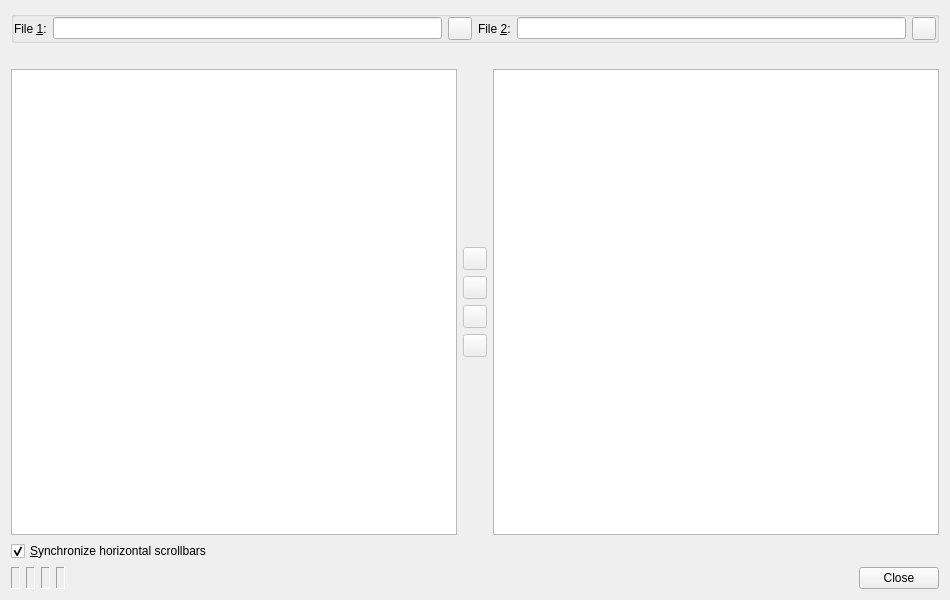
<?xml version="1.0" encoding="UTF-8"?>
<ui version="4.0">
 <class>CompareDialog</class>
 <widget class="QWidget" name="CompareDialog">
  <property name="geometry">
   <rect>
    <x>0</x>
    <y>0</y>
    <width>950</width>
    <height>600</height>
   </rect>
  </property>
  <property name="windowTitle">
   <string>File Comparison</string>
  </property>
  <layout class="QVBoxLayout" name="verticalLayout">
   <item>
    <widget class="QGroupBox" name="filesGroup">
     <property name="title">
      <string/>
     </property>
     <property name="flat">
      <bool>true</bool>
     </property>
     <layout class="QHBoxLayout" name="horizontalLayout_3">
      <property name="leftMargin">
       <number>0</number>
      </property>
      <property name="topMargin">
       <number>0</number>
      </property>
      <property name="rightMargin">
       <number>0</number>
      </property>
      <property name="bottomMargin">
       <number>0</number>
      </property>
      <item>
       <widget class="QLabel" name="textLabel1">
        <property name="text">
         <string>File &amp;1:</string>
        </property>
        <property name="buddy">
         <cstring>file1Edit</cstring>
        </property>
       </widget>
      </item>
      <item>
       <widget class="QLineEdit" name="file1Edit">
        <property name="toolTip">
         <string>Enter the name of the first file</string>
        </property>
       </widget>
      </item>
      <item>
       <widget class="QToolButton" name="file1Button">
        <property name="toolTip">
         <string>Press to select the file via a file selection dialog</string>
        </property>
       </widget>
      </item>
      <item>
       <widget class="QLabel" name="textLabel2">
        <property name="text">
         <string>File &amp;2:</string>
        </property>
        <property name="buddy">
         <cstring>file1Edit</cstring>
        </property>
       </widget>
      </item>
      <item>
       <widget class="QLineEdit" name="file2Edit">
        <property name="toolTip">
         <string>Enter the name of the second file</string>
        </property>
       </widget>
      </item>
      <item>
       <widget class="QToolButton" name="file2Button">
        <property name="toolTip">
         <string>Press to select the file via a file selection dialog</string>
        </property>
       </widget>
      </item>
     </layout>
    </widget>
   </item>
   <item>
    <layout class="QGridLayout" name="gridLayout">
     <item row="0" column="0">
      <widget class="QLabel" name="file1Label">
       <property name="text">
        <string/>
       </property>
       <property name="wordWrap">
        <bool>true</bool>
       </property>
      </widget>
     </item>
     <item row="0" column="2">
      <widget class="QLabel" name="file2Label">
       <property name="text">
        <string/>
       </property>
       <property name="wordWrap">
        <bool>true</bool>
       </property>
      </widget>
     </item>
     <item row="1" column="0">
      <widget class="QTextEdit" name="contents_1">
       <property name="focusPolicy">
        <enum>Qt::NoFocus</enum>
       </property>
       <property name="lineWrapMode">
        <enum>QTextEdit::NoWrap</enum>
       </property>
       <property name="readOnly">
        <bool>true</bool>
       </property>
       <property name="tabStopWidth">
        <number>8</number>
       </property>
       <property name="acceptRichText">
        <bool>false</bool>
       </property>
      </widget>
     </item>
     <item row="1" column="1">
      <layout class="QVBoxLayout">
       <item>
        <spacer>
         <property name="orientation">
          <enum>Qt::Vertical</enum>
         </property>
         <property name="sizeHint" stdset="0">
          <size>
           <width>20</width>
           <height>101</height>
          </size>
         </property>
        </spacer>
       </item>
       <item>
        <widget class="QToolButton" name="firstButton">
         <property name="enabled">
          <bool>false</bool>
         </property>
         <property name="toolTip">
          <string>Press to move to the first difference</string>
         </property>
        </widget>
       </item>
       <item>
        <widget class="QToolButton" name="upButton">
         <property name="enabled">
          <bool>false</bool>
         </property>
         <property name="toolTip">
          <string>Press to move to the previous difference</string>
         </property>
        </widget>
       </item>
       <item>
        <widget class="QToolButton" name="downButton">
         <property name="enabled">
          <bool>false</bool>
         </property>
         <property name="toolTip">
          <string>Press to move to the next difference</string>
         </property>
        </widget>
       </item>
       <item>
        <widget class="QToolButton" name="lastButton">
         <property name="enabled">
          <bool>false</bool>
         </property>
         <property name="toolTip">
          <string>Press to move to the last difference</string>
         </property>
        </widget>
       </item>
       <item>
        <spacer>
         <property name="orientation">
          <enum>Qt::Vertical</enum>
         </property>
         <property name="sizeHint" stdset="0">
          <size>
           <width>20</width>
           <height>101</height>
          </size>
         </property>
        </spacer>
       </item>
      </layout>
     </item>
     <item row="1" column="2">
      <widget class="QTextEdit" name="contents_2">
       <property name="focusPolicy">
        <enum>Qt::NoFocus</enum>
       </property>
       <property name="lineWrapMode">
        <enum>QTextEdit::NoWrap</enum>
       </property>
       <property name="readOnly">
        <bool>true</bool>
       </property>
       <property name="tabStopWidth">
        <number>8</number>
       </property>
       <property name="acceptRichText">
        <bool>false</bool>
       </property>
      </widget>
     </item>
    </layout>
   </item>
   <item>
    <widget class="QCheckBox" name="synchronizeCheckBox">
     <property name="toolTip">
      <string>Select, if the horizontal scrollbars should be synchronized</string>
     </property>
     <property name="text">
      <string>&amp;Synchronize horizontal scrollbars</string>
     </property>
     <property name="shortcut">
      <string>Alt+S</string>
     </property>
     <property name="checked">
      <bool>true</bool>
     </property>
    </widget>
   </item>
   <item>
    <layout class="QHBoxLayout" name="horizontalLayout">
     <item>
      <widget class="QLabel" name="totalLabel">
       <property name="frameShape">
        <enum>QFrame::Panel</enum>
       </property>
       <property name="frameShadow">
        <enum>QFrame::Sunken</enum>
       </property>
      </widget>
     </item>
     <item>
      <widget class="QLabel" name="changedLabel">
       <property name="frameShape">
        <enum>QFrame::Panel</enum>
       </property>
       <property name="frameShadow">
        <enum>QFrame::Sunken</enum>
       </property>
      </widget>
     </item>
     <item>
      <widget class="QLabel" name="addedLabel">
       <property name="frameShape">
        <enum>QFrame::Panel</enum>
       </property>
       <property name="frameShadow">
        <enum>QFrame::Sunken</enum>
       </property>
      </widget>
     </item>
     <item>
      <widget class="QLabel" name="deletedLabel">
       <property name="frameShape">
        <enum>QFrame::Panel</enum>
       </property>
       <property name="frameShadow">
        <enum>QFrame::Sunken</enum>
       </property>
      </widget>
     </item>
     <item>
      <widget class="QDialogButtonBox" name="buttonBox">
       <property name="orientation">
        <enum>Qt::Horizontal</enum>
       </property>
       <property name="standardButtons">
        <set>QDialogButtonBox::Close</set>
       </property>
      </widget>
     </item>
    </layout>
   </item>
  </layout>
 </widget>
 <tabstops>
  <tabstop>file1Edit</tabstop>
  <tabstop>file1Button</tabstop>
  <tabstop>file2Edit</tabstop>
  <tabstop>file2Button</tabstop>
  <tabstop>synchronizeCheckBox</tabstop>
  <tabstop>firstButton</tabstop>
  <tabstop>upButton</tabstop>
  <tabstop>downButton</tabstop>
  <tabstop>lastButton</tabstop>
 </tabstops>
 <resources/>
 <connections>
  <connection>
   <sender>buttonBox</sender>
   <signal>rejected()</signal>
   <receiver>CompareDialog</receiver>
   <slot>close()</slot>
   <hints>
    <hint type="sourcelabel">
     <x>102</x>
     <y>580</y>
    </hint>
    <hint type="destinationlabel">
     <x>104</x>
     <y>599</y>
    </hint>
   </hints>
  </connection>
 </connections>
</ui>
